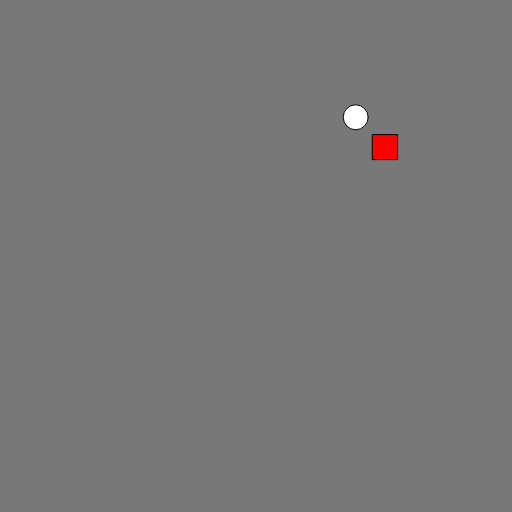
Frame 1 (no input)
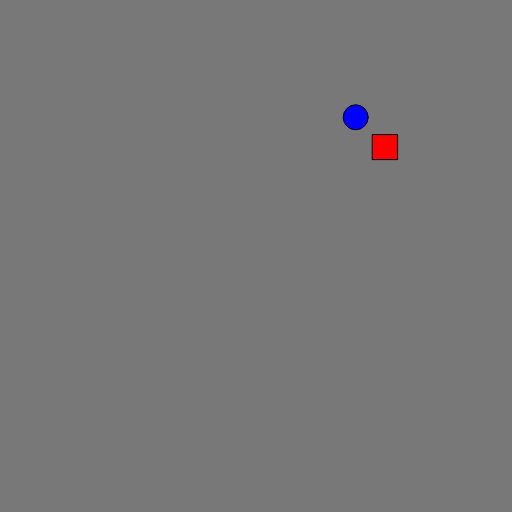
Frame 60 (no input)
Frame 120 (the mouse pressed at the canvas centre since frame 60): identical to frame 60, image omitted

The p5.js sketch that drew these frames (run headless with seeded random() and noise() and a simulated clock; from frame 60 on, the mouse is pressed at the canvas centre):

// p5.js sketch
// ── sketch.js
let x = 100;
let y = 100;

function setup() {
  createCanvas(512, 512);
  x = random(20, 490)
  y = random(20, 490)
  x1 = random(20, 490)
  y1 = random(20, 490)
  x2 = random(20, 490)
  y2 = random(20, 490)
}

function draw() {
  background(120);
  ellipse(x, y, 25, 25);
  fill(255, 0, 0);
  if (keyIsDown(LEFT_ARROW)) {
    x -= 5;
  }

  if (keyIsDown(RIGHT_ARROW)) {
    x += 5;
  }

  if (keyIsDown(UP_ARROW)) {
    y -= 5;
  }

  if (keyIsDown(DOWN_ARROW)) {
    y += 5;
  } 

  if (keyIsDown('65')) {
    x2 -= 5;
  }

  if (keyIsDown('68')) {
    x2 += 5;
  }

  if (keyIsDown('87')) {
    y2 -= 5;
  }

  if (keyIsDown('83')) {
    y2 += 5;
  } 
  rect(x2-25, y2-25, 25, 25)
  fill(0, 0, 255);
  
}
